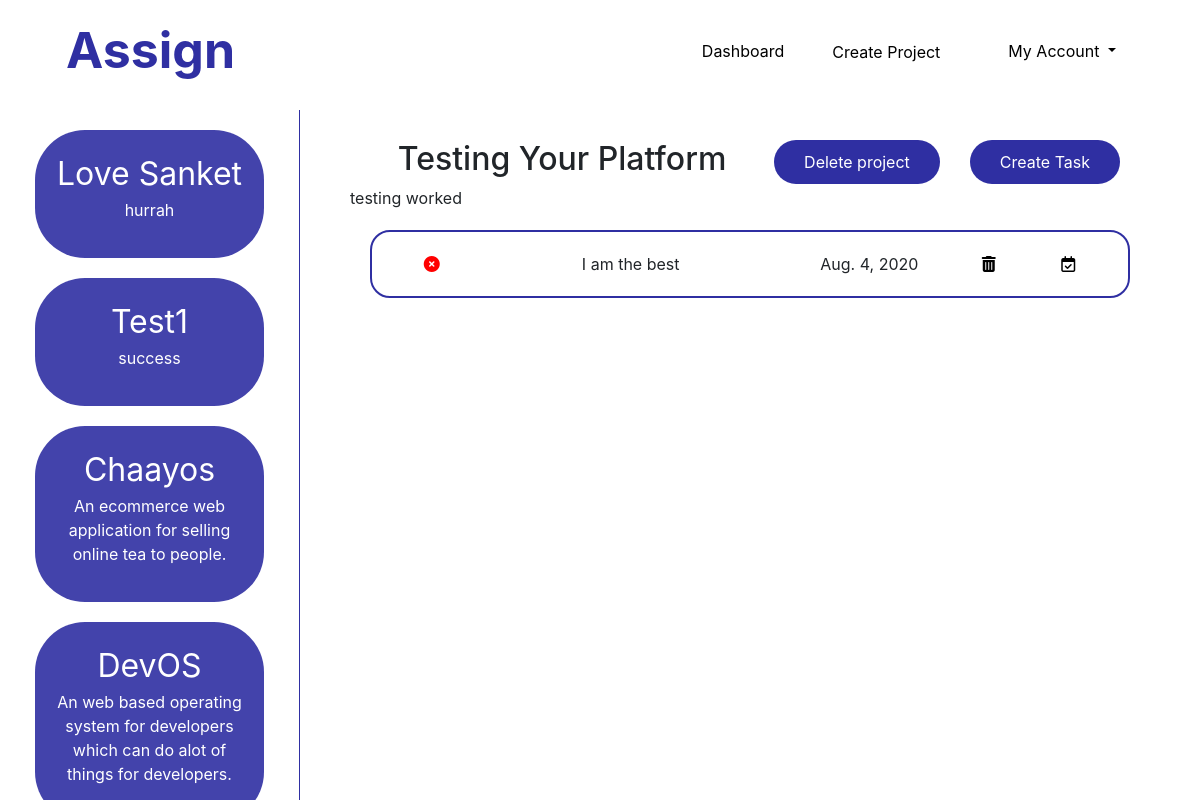
Screenshot of /app/project/4 (signed in) with the database file from the repository.
### Application/models.py (models this page shows, shortened)
class Project(models.Model):
    title = models.CharField(max_length=50)
    description = models.CharField(max_length=500)
    owner = models.ForeignKey(User, on_delete=models.CASCADE)

class Task(models.Model):
    title = models.CharField(max_length=500)
    date = models.DateField(auto_now_add=True)
    completion_status = models.BooleanField(default=False)
    project = models.ForeignKey(Project, on_delete=models.CASCADE)

### Application/views.py (the view)
# urls.py: path('project/<int:project_id>', views.show_project, name="show_project"),
@login_required()
def show_project(request, project_id):
    p = Project.objects.get(id=project_id)
    t = Task.objects.filter(project=p)
    user = request.user
    projects = Project.objects.filter(owner=user)
    return render(request, 'Application.html', {"tasks": t, "curr_project": p, "projects": projects})

### templates/Application.html (shortened to what this page needs)
<!DOCTYPE html>
<html lang="en">
<head>
    <link rel="stylesheet" href="https://stackpath.bootstrapcdn.com/bootstrap/4.4.1/css/bootstrap.min.css"
>
    {% load static %}
    <link rel="stylesheet" href="{% static 'application.css' %}">
</head>
<body>
<nav class="navbar navbar-expand-lg navbar-light">
    <a class="navbar-brand" href="#">Assign</a>
    <div class="collapse navbar-collapse" id="navbarNav">
        <ul class="navbar-nav ml-auto">
            <li class="nav-item">
                <a class="nav-link" href="#">Dashboard</a>
            </li>
            <li class="nav-item">
                <button type="button" id="create-project" data-toggle="modal" data-target="#exampleModal1">Create
                    Project
                </button>
            </li>
            <li style="margin-right:60px;" class="nav-item dropdown">
                <a class="nav-link dropdown-toggle" href="#" id="navbarDropdown" role="button" data-toggle="dropdown"
                   aria-haspopup="true" aria-expanded="false">
                    My Account
                </a>
            </li>
        </ul>
    </div>
</nav>
<main class="row">
    <section id="project-tiles" class="col-lg-3">
        {% if projects %}
            {% for project in projects %}
                <div id="project">
                    <a style="color: white;font-size: 32px;text-transform: capitalize;"
                       href="{% url 'show_project' project.id %}">{{ project.title }}</a>
                    <p>{{ project.description }}</p>
                </div>
            {% endfor %}
        {% endif %}
    </section>
    <section id="task-tiles" class="col-lg-9">
        {% if curr_project %}
            <button style="float:right" id="get-started" type="button" class="btn btn-primary" data-toggle="modal"
                    data-target="#exampleModal2">Create Task
            </button>
            <button style="float:right" id="get-started" type="button" class="btn btn-primary" data-toggle="modal"
                    data-target="#exampleModal3">Delete project
            </button>
            <h2 style="text-transform: capitalize;">{{ curr_project.title }}</h2>
            <p style="text-align: left;">{{ curr_project.description }}</p>
        {% endif %}
        {% if tasks %}
            {% for t in tasks %}
                <div id="task">
                    {% if t.completion_status %}
                        <p style="color: green;"><i class="fas fa-check-circle"></i></p>
                    {% else %}
                        <p style="color:red;"><i class="fas fa-times-circle"></i></p>
                    {% endif %}
                    <p>{{ t.title }}</p>
                    <p>{{ t.date }}</p>
                    <a style="color: black;" title="Delete the task" href="{% url 'task_delete' curr_project.id t.id %}"><i class="fas fa-trash-alt"></i></a>
                    <a style="color: black;" title="Change the Completion Status" href="{% url 'task_status' curr_project.id t.id %}"><i class="far fa-calendar-check"></i></a>
                </div>
            {% endfor %}
        {% endif %}
    </section>
</main>
</body>
</html>

### static/application.css (style rules this page uses)
.navbar-brand { color: #2F2FA2 !important; font-size: 50px; font-weight: bold; padding-left: 50px; }
.nav-link { margin-left: 20px; color:black !important; }
.row { margin-left: 0px !important; margin-right: 0px !important; }
#get-started { background-color: #2F2FA2; margin-right: 30px; padding: 10px 30px; color: white !important; border-radius: 30px; border: none; outline: none; }
#create-project { color: black; background-color: white; border: none; outline: none; margin-top: 9px; padding: 0px 40px; }
#project-tiles { margin-top: 20px; position: fixed; overflow-y: auto; top: 90px; bottom: 0; border-right: 1px solid #2F2FA2; }
#project { background-color:#2F2FA2; opacity: 0.9; color: white; border-radius: 50px; text-align: center; padding: 20px; margin: 20px; }
#task-tiles { margin-top: 50px; text-align: center; margin-left: auto; position: fixed; overflow-y: auto; right: 0; top: 90px; bottom: 0; padding: 0px 50px; }
#task { display: grid; grid-template-columns: 0.5fr 2fr 1fr 0.5fr 0.5fr; border: 2px solid #2F2FA2; border-radius: 20px; padding: 20px; margin: 20px; align-items: center; }
#task p { margin: 0; }

### rows the page displays
Project: title "Love Sanket", description "hurrah"
Project: title "Test1", description "success"
Project: title "Chaayos", description "An ecommerce web application for selling online tea to people."
Project: title "DevOS", description "An web based operating system for developers which can do alot of things for developers."
Project: title "Testing Your Platform", description "testing worked"
Task: completion_status False (drawn), title "I am the best", date "Aug. 4, 2020"
